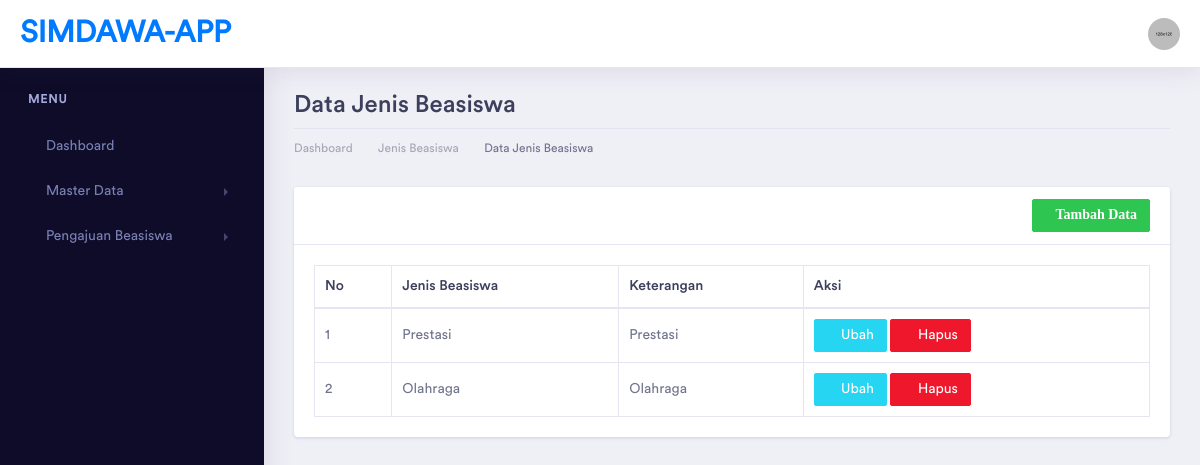
/index.php/jenis, run on the app's committed database.
### tables this page shows
CREATE TABLE `jenis_beasiswa` (
  `id` int(11) NOT NULL,
  `nama_jenis` varchar(50) DEFAULT NULL,
  `keterangan` varchar(100) DEFAULT NULL
);

### application/controllers/Jenis.php (called while the page is built, shortened)
<?php
class Jenis extends CI_Controller
{
    function __construct()
    {
        $this->load->model('JenisModel');
    }
    public function index()
    {
        $data['title'] = "Dashboard | SIMDAWA - APP";
        $data['jenis'] = $this->JenisModel->get_jenis();
        $this->load->view('template/header', $data);
        $this->load->view('template/sidebar');
        $this->load->view('jenis/jenis_read', $data);
        $this->load->view('template/footer');
    }
}

### index.php (called while the page is built, shortened)
<?php
require_once BASEPATH.'core/CodeIgniter.php';

### application/models/JenisModel.php (called while the page is built, shortened)
<?php
class JenisModel extends CI_Model
{
    private $tabel = "jenis_beasiswa";
    public function get_jenis()
    {
        return $this->db->get($this->tabel)->result();
    }
}

### application/views/jenis/jenis_read.php (the view, shortened to what this page needs)
<div class="dashboard-wrapper">
    <div class="container-fluid dashboard-content">
        <div class="row">
            <div class="col-xl-12 col-lg-12 col-md-12 col-sm-12 col-12">
                <div class="page-header">
                    <h2 class="pageheader-title">Data Jenis Beasiswa </h2>
                    <div class="page-breadcrumb">
                        <nav aria-label="breadcrumb">
                            <ol class="breadcrumb">
                                <li class="breadcrumb-item"><a href="<?= base_url('home') ?>" class="breadcrumb-link">Dashboard</a></li>
                                <li class="breadcrumb-item"><a href="<?= base_url('jenis') ?>" class="breadcrumb-link">Jenis Beasiswa</a></li>
                                <li class="breadcrumb-item active" aria-current="page">Data Jenis Beasiswa</li>
                            </ol>
                        </nav>
                    </div>
                </div>
            </div>
        </div>
        <div class="row">
            <div class="col-xl-12 col-lg-12 col-md-12 col-sm-12 col-12">
                <div class="card">
                    <div class="card-header">
                        <a href="<?= base_url('jenis/tambah') ?>" class="btn btn-sm btn-success float-right"><i class="fas fa-plus">Tambah Data</i></a>
                    </div>
                    <div class="card-body">
                        <table class="table table-bordered" id="mytabel">
                            <thead>
                                <tr>
                                    <th>No</th>
                                    <th>Jenis Beasiswa</th>
                                    <th>Keterangan</th>
                                    <th>Aksi</th>
                                </tr>
                            </thead>
                            <tbody>
                                <?php $no = 1;
                                foreach ($jenis as $a) {
                                ?>
                                    <tr>
                                        <td><?= $no++ ?></td>
                                        <td><?= $a->nama_jenis ?></td>
                                        <td><?= $a->keterangan ?></td>
                                        <td>
                                            <a href="<?= base_url('jenis/ubah/' . $a->id) ?>" class="btn btn-sm btn-info"><i class="fas fa-edit"></i> Ubah</a>
                                            <a href="<?= base_url('jenis/hapus/' . $a->id) ?>" class="btn btn-sm btn-danger" onclick="return confirm('Ingin hapus data ini?')"><i class="fas fa-trash"></i> Hapus</a>
                                        </td>
                                    </tr>
                                <?php
                                }
                                ?>
                            </tbody>
                        </table>
                    </div>
                </div>
            </div>
        </div>
    </div>
</div>

### data on the page
jenis_beasiswa: nama_jenis "Prestasi", keterangan "Prestasi"
jenis_beasiswa: nama_jenis "Olahraga", keterangan "Olahraga"
